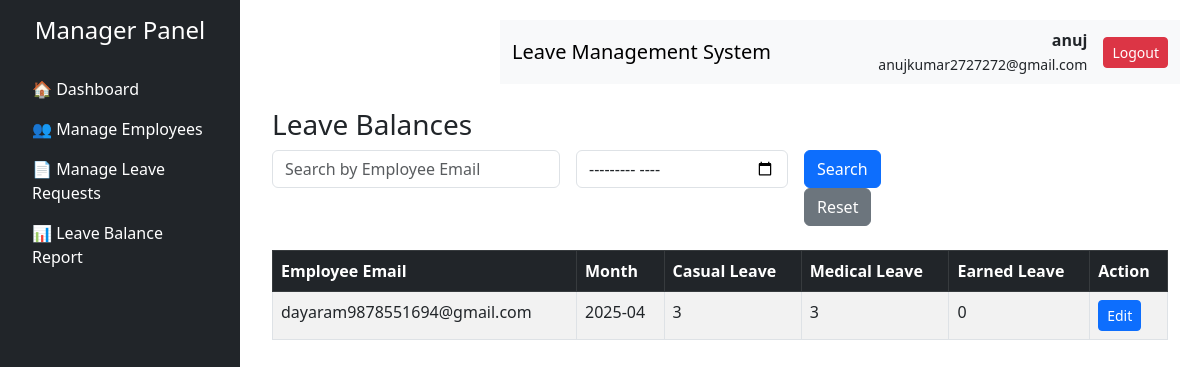
Screenshot of /manager/view_leave_balance.php (signed in) with the database file from the repository.
### tables this page shows
CREATE TABLE `leave_available_balance` (
  `id` int(11) NOT NULL,
  `employee_email` varchar(100) NOT NULL,
  `leave_month` varchar(6) NOT NULL,
  `casual_leave` int(11) DEFAULT 0,
  `sick_leave` int(11) DEFAULT 0,
  `earned_leave` int(11) DEFAULT 0
);

### manager/view_leave_balance.php (the view, shortened to what this page needs)
<?php
include('../db/db_connection.php');
$search_email = isset($_GET['search_email']) ? trim($_GET['search_email']) : '';
$search_month = isset($_GET['search_month']) ? trim($_GET['search_month']) : '';
$sql = "SELECT * FROM leave_available_balance WHERE 1";
$sql .= " ORDER BY leave_month DESC";
$result = $conn->query($sql);
?>
<!DOCTYPE html>
<html lang="en">
<head>
    <link rel="stylesheet" href="css/style.css">
    <link href="https://cdn.jsdelivr.net/npm/bootstrap@5.3.0/dist/css/bootstrap.min.css" rel="stylesheet">
</head>
<body>
<?php include('includes/manager_sidebar.php'); ?>
<div class="content">
<?php include('includes/manager_navbar.php'); ?>
<div class="container mt-4">
    <h3>Leave Balances</h3>
    <form method="GET" class="row g-3 mb-4">
        <div class="col-md-4">
            <input type="text" name="search_email" class="form-control" placeholder="Search by Employee Email" value="<?= htmlspecialchars($search_email) ?>">
        </div>
        <div class="col-md-3">
            <input type="month" name="search_month" class="form-control" value="<?= htmlspecialchars(substr($search_month, 0, 4) . '-' . substr($search_month, 4, 2)) ?>">
        </div>
        <div class="col-md-2">
            <button type="submit" class="btn btn-primary">Search</button>
            <a href="view_leave_balance.php" class="btn btn-secondary">Reset</a>
        </div>
    </form>
    <?php if ($result->num_rows > 0): ?>
        <table class="table table-bordered table-striped mt-3">
            <thead class="table-dark">
                <tr>
                    <th>Employee Email</th>
                    <th>Month</th>
                    <th>Casual Leave</th>
                    <th>Medical Leave</th>
                    <th>Earned Leave</th>
                    <th>Action</th>
                </tr>
            </thead>
            <tbody>
                <?php while ($row = $result->fetch_assoc()): ?>
                    <tr>
                        <td><?= htmlspecialchars($row['employee_email']) ?></td>
                        <td><?= substr($row['leave_month'], 0, 4) . '-' . substr($row['leave_month'], 4, 2) ?></td>
                        <td><?= $row['casual_leave'] ?></td>
                        <td><?= $row['sick_leave'] ?></td>
                        <td><?= $row['earned_leave'] ?></td>
                        <td>
                            <a href="edit_leave_balance.php?id=<?= $row['id'] ?>" class="btn btn-primary btn-sm">Edit</a>
                        </td>
                    </tr>
                <?php endwhile; ?>
            </tbody>
        </table>
    <?php else: ?>
        <div class="alert alert-info mt-3">No leave balances found.</div>
    <?php endif; ?>
</div>
</div>
</body>
</html>

### manager/css/style.css (style rules this page uses)
body { margin: 0; padding: 0; font-family: 'Segoe UI', sans-serif; background-color: #f8f9fa; }
.content { margin-left: 240px; padding: 20px; }

### rows the page displays
leave_available_balance: employee_email "dayaram9878551694@gmail.com", leave_month "2025", leave_month "04", casual_leave "3", sick_leave "3", earned_leave "0"

### other values shown
$_SESSION['name'] "anuj"
$_SESSION['email'] "anujkumar2727272@gmail.com"
